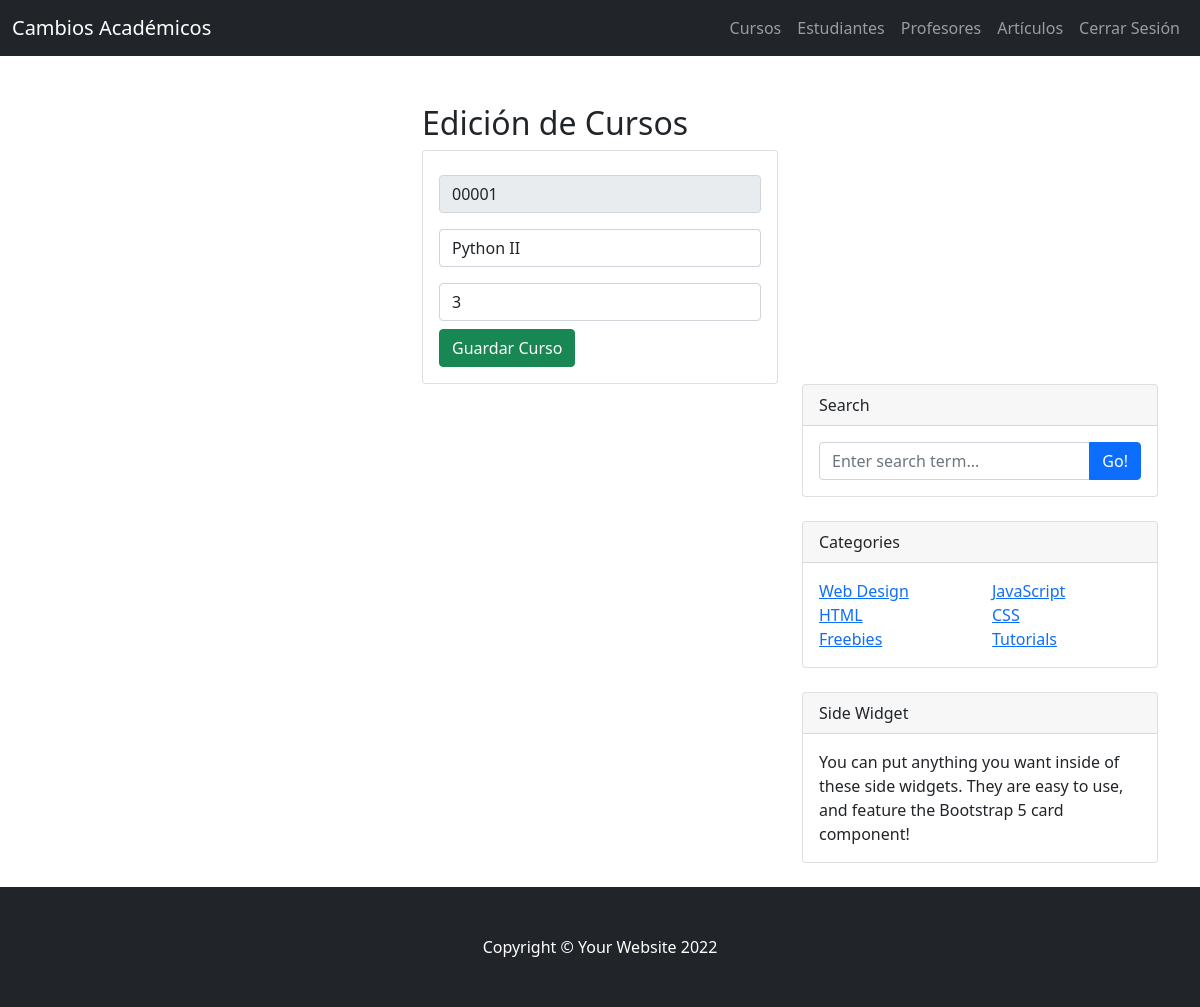
Page /EditarCurso/00001 on the earlier database version.
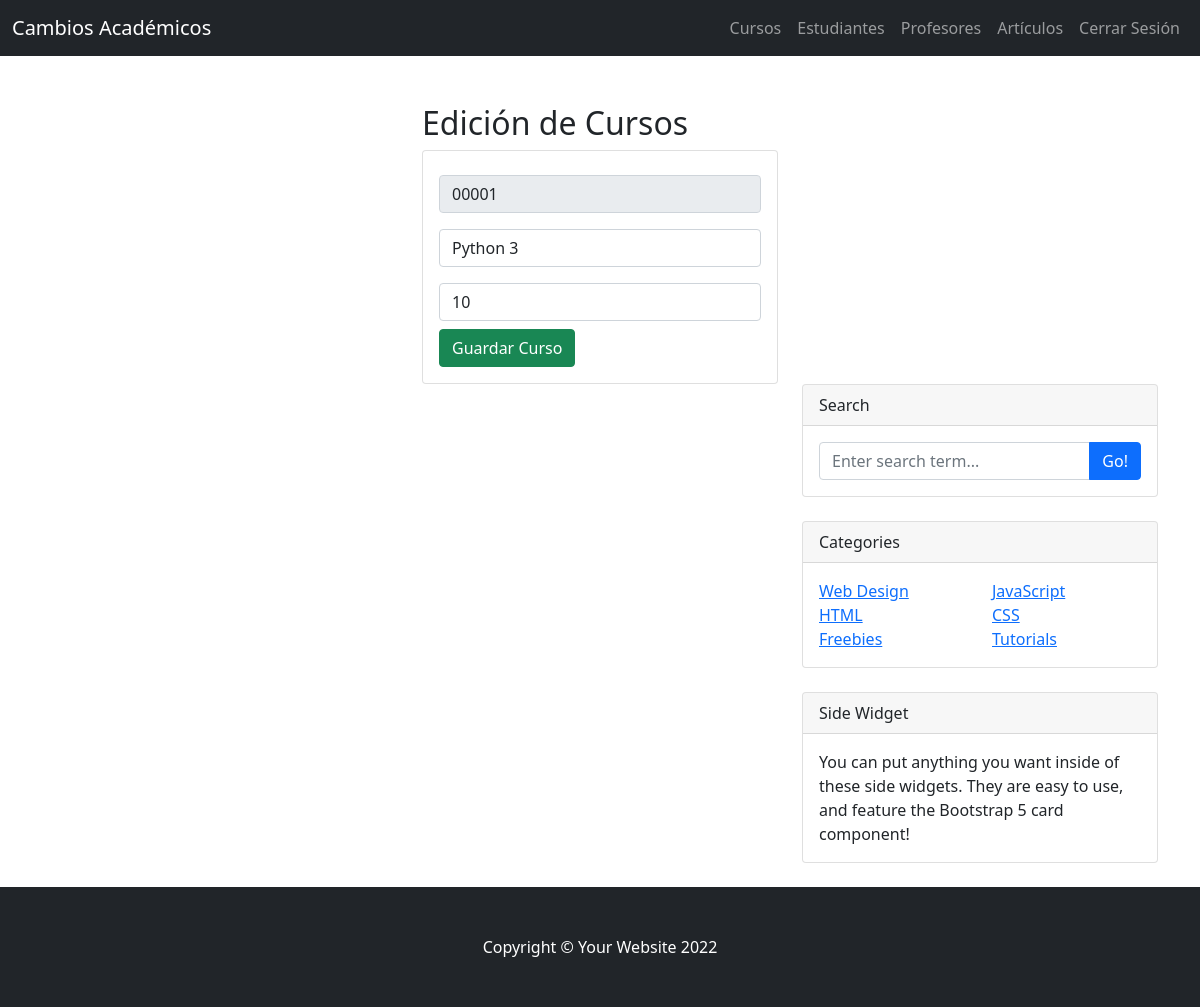
Same page on the later database version.
### blog/models.py (models this page shows, shortened)
class Curso(models.Model):
    codigo = models.CharField(primary_key=True, max_length=5)
    nombre = models.CharField(max_length=50)
    creditos = models.PositiveSmallIntegerField()

### blog/views.py (the view)
# urls.py: path('EditarCurso/<codigo>', views.EditarCurso),
def EditarCurso(request, codigo):
    curso = Curso.objects.get(codigo=codigo)
    return render(request, "EditarCurso.html", {"curso": curso})

### blog/templates/EditarCurso.html (shortened to what this page needs)
{% extends "./index.html" %}
{% load static %}
{% block body %}
<div class="row">
    <div class="col-md-4 offset-md-4">
        <h2>Edición de Cursos</h2>
        <div class="card">
            <div class="card-body">
                <form action="/EditCurso/" method="POST">{% csrf_token %}
                    <div class="form-group py-2">
                        <input type="text" id="CodigoTxt" name="CodigoTxt" value="{{curso.codigo}}" class="form-control"
                        placeholder="Codigo" minlength="5" maxlength="5" readonly required>
                    </div>
                    <div class="form-group py-2">
                        <input type="text" id="NombreTxt" name="NombreTxt" value="{{curso.nombre}}" class="form-control"
                        placeholder="Nombre" maxlength="50" required>
                    </div>
                    <div class="form-group py-2">
                        <input type="text" id="CreditosNum" name="CreditosNum" value="{{curso.creditos}}" class="form-control"
                        min="1" max="10" value="1" required>
                    </div>
                    <div class="form-group">
                       <button type="submit" class="btn btn-success btn-block text-white">Guardar Curso</button>
                    </div>
                </form>
            </div>
        </div>
    </div>
</div>
{% endblock %}

Differences in the rows shown:
changed Curso id 00001: NombreTxt "Python II" → "Python 3"; CreditosNum "3" → "10"
